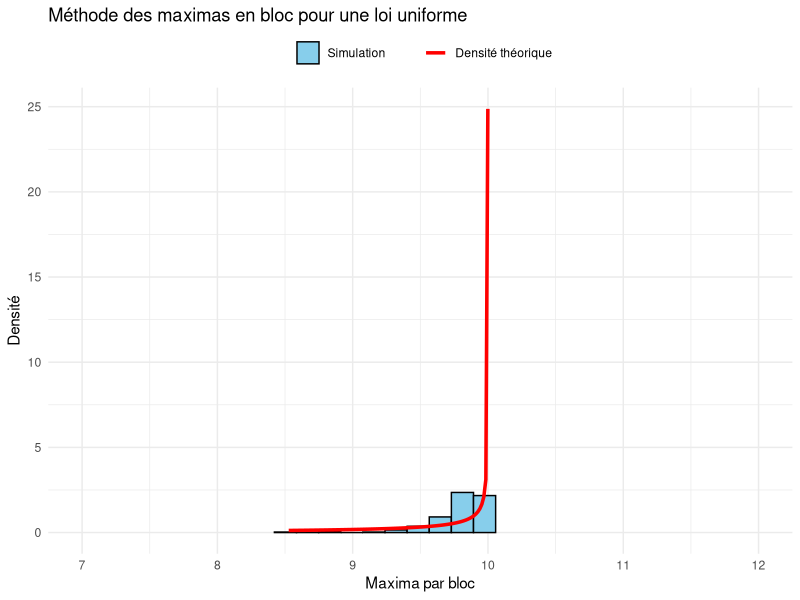

Reproduce this figure in R.
# Chargement des packages
library(evd)
library(ggplot2)

# Génération d'une loi uniforme, on prend [0,10] pour que ce soit moins resserré 
n <- 10000
x <- runif(n, min = 0, max = 10)

# Taille des blocs
taille_blocs <- 50
nb_blocs <- floor(n / taille_blocs)

# Maxima par bloc
block_maxima <- sapply(1:nb_blocs, function(i) {
  start <- (i - 1) * taille_blocs + 1
  end <- i * taille_blocs
  max(x[start:end])
})

# Loi limite : Weibull
fit_weibull <- fgev(block_maxima, std.err = FALSE) # std.err=FALSE pour que la fonction arrête de chercher des erreurs

# Graphe
ggplot(data.frame(block_maxima), aes(x = block_maxima)) +
  geom_histogram(aes(y = ..density.., fill = "Simulation"), bins = 10,
                 color = "black") +
  stat_function(aes(color = "Densité théorique"),
                fun = function(x) dgev(x,
                                       loc = fit_weibull$estimate["loc"],
                                       scale = fit_weibull$estimate["scale"],
                                       shape = fit_weibull$estimate["shape"]),
                size = 1.2) +
  coord_cartesian(xlim = c(7, 12)) +
  scale_fill_manual("", values = c("Simulation" = "skyblue")) +
  scale_color_manual("", values = c("Densité théorique" = "red")) +
  labs(title = "Méthode des maximas en bloc pour une loi uniforme",
       x = "Maxima par bloc",
       y = "Densité") +
  theme_minimal() +
  theme(legend.position = "top")
